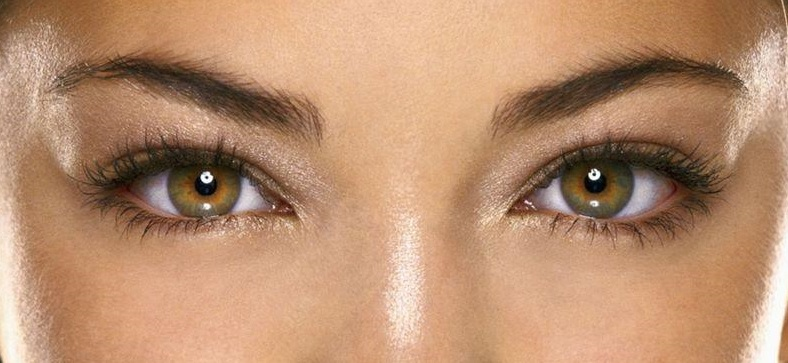
%> input picture HW7/homework_陈昱宏_自73/Data/eye2.jpg, 788 x 363 px
$ octave Picture2.m   (GNU Octave 9; MATLAB toolbox functions it lacks are replaced by stand-ins)
%> lines starting %> are read from the running program, lines starting %| are printed output that depends on the picture; in (x1, y1, x2, y2) boxes, pixels count from 0 and x2, y2 are one past the last pixel; in counts of white or black regions, pixels touching at a corner belong together; the program's own positions count from 1
### HW7/homework_陈昱宏_自73/Hough.m
function houghspace = Hough(bw,r_min,r_max,step_angle)
    [h,w] = size(bw);
    r_size = (r_max - r_min);
    angle_size = round(2*pi/step_angle);
    % 建立圆检测的霍夫空间
    houghspace = zeros(h,w,r_size);
    % 计算需要迭代的次数，即二值图像的白像素点个数
    [rows,cols] = find(bw);
    point_num = size(rows);
    % 霍夫变换
    % a = x - rcos(theta)
    % b = y - rsin(theta)
    for i = 1:point_num
        for j = 1:r_size
            for k = 1:angle_size
                a = round(rows(i)-(r_min+j-1)*cos(k*step_angle));
                b = round(cols(i)-(r_min+j-1)*sin(k*step_angle));
                if (a>0&&a<=h&&b>0&&b<=w)
                    houghspace(a,b,j) = houghspace(a,b,j) + 1;
                end
            end
        end
    end


### HW7/homework_陈昱宏_自73/Picture2.m
% 读取原图并分割左右眼
I = imread('./Data/eye2.jpg');
%> I is the input picture: size 363x788x3 uint8; mean R, G, B 185.9, 143.4, 112.1
figure(1);
imshow(I);
suptitle('原图');
I_gray = rgb2gray(I);
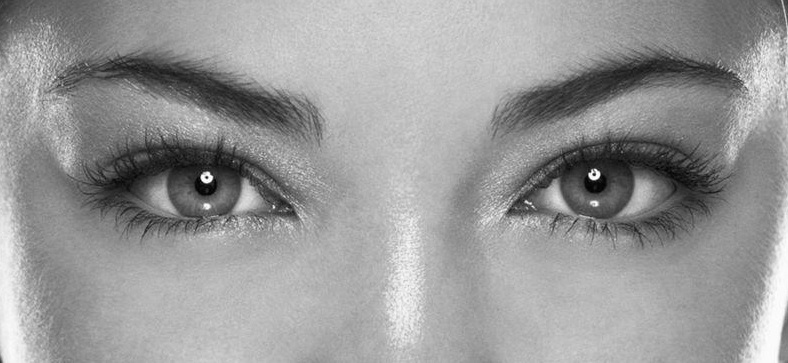
%> I_gray: size 363x788 uint8; min 1, max 255, mean 152.6
Eye_R = I(58:313,65:326);
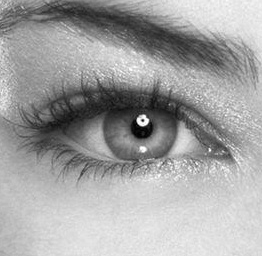
%> Eye_R: size 256x262 uint8; min 0, max 255, mean 162.2
Eye_L = I(84:298,463:747);
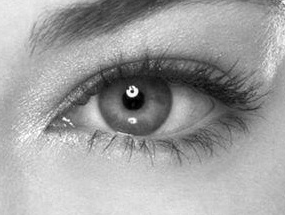
%> Eye_L: size 215x285 uint8; min 0, max 255, mean 160.3
%%
% 对右眼进行二值化和边缘检测
Eye_R_bw = imbinarize(Eye_R,0.4);
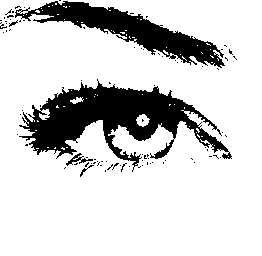
%> Eye_R_bw: size 256x262 logical; 81.7% white; 90 black regions (85 under 20 px), largest, box (x1, y1, x2, y2) and area: (19, 79, 232, 172) 7595, (15, 1, 225, 68) 4244, (66, 153, 93, 166) 104, (80, 165, 94, 177) 32, (9, 20, 18, 27) 23
mask = false(size(Eye_R_bw));
mask(50:250,:) = true;
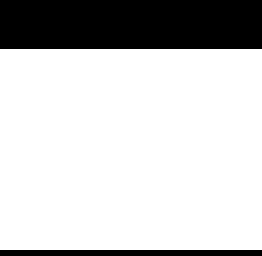
%> mask: size 256x262 logical; 78.5% white; 2 black regions, box (x1, y1, x2, y2) and area: (0, 0, 262, 49) 12838, (0, 250, 262, 256) 1572
h=fspecial('gaussian',5);
Eye_R_bw = imfilter(Eye_R_bw,h);
Eye_R_edge = edge(Eye_R_bw,'canny');
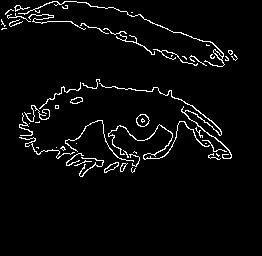
%> Eye_R_edge: size 256x262 logical; 3.9% white in thin lines or dots, all inside (x1, y1, x2, y2) = (1, 1, 238, 177)
Eye_R_edge = Eye_R_edge .* mask;
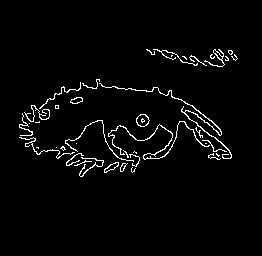
%> Eye_R_edge: size 256x262 double; values 0 (black) and 1 (white), 2.9% white in thin lines or dots, all inside (x1, y1, x2, y2) = (19, 49, 238, 177)
figure(2);
subplot(1,2,1);imshow(Eye_R_edge);hold on;
title("右眼霍夫变换检测圆");
%%
% 检测右眼瞳孔外圆
rmin = 30;
houghspace_eye_R = Hough(Eye_R_edge,rmin,rmin+30,pi/100);
%> in Hough, `[rows,cols] = find(bw);`: rows = 1968 values from 50 to 177; cols = 1968 values from 20 to 238
%> in Hough, `point_num = size(rows);`: point_num = [1968 1]
%> (the run ends here)
